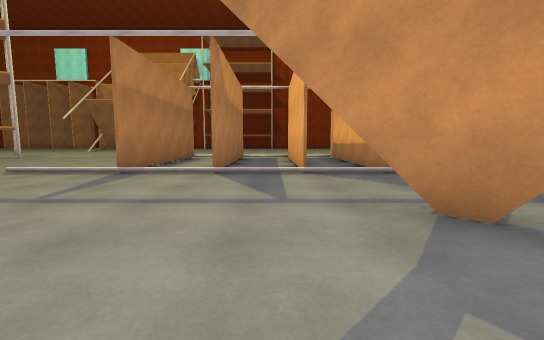
[1] (above)

24 first-person views from a walk through a Unity game level. The camera is 1.2 m above the floor, tilts 6° down and sees 90° across. The floor is counted in squares, 2 m on a side. Each view is taken from the middle of a square. On the plan, view 1 faces up. The plan holds only what a view shows up to about 9 squares ahead; the rest is blank. The place goes on beyond the plan.

[2]
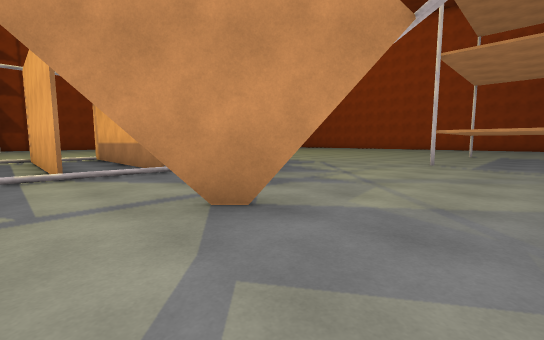

[3]
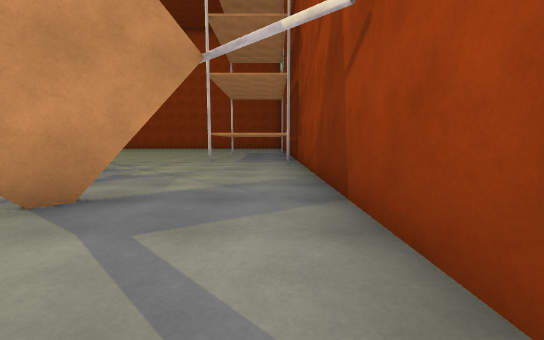

[4]
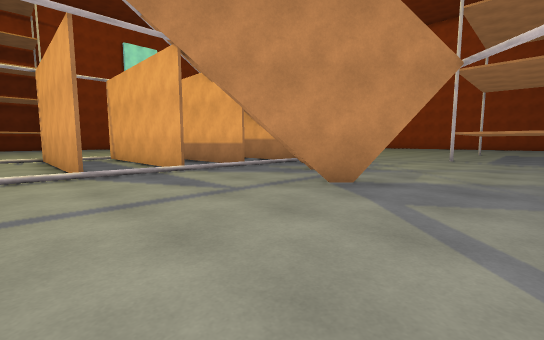

[5]
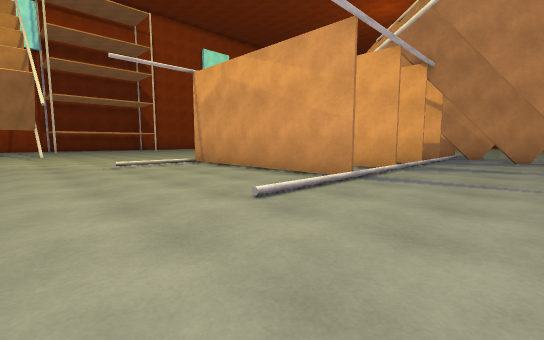

[6]
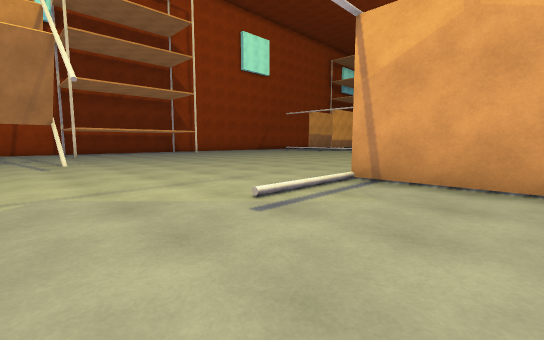

[7]
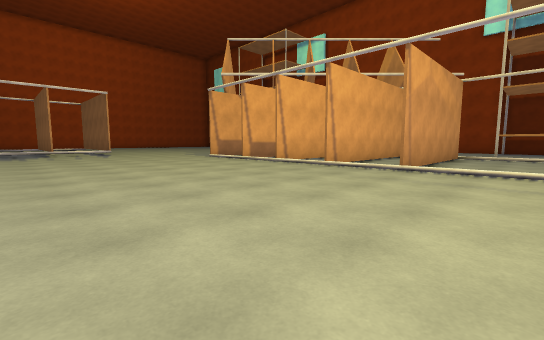

[8]
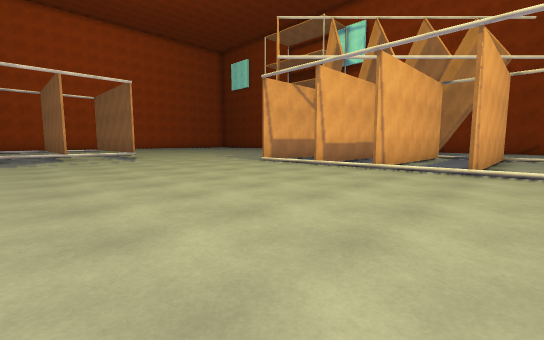

[9]
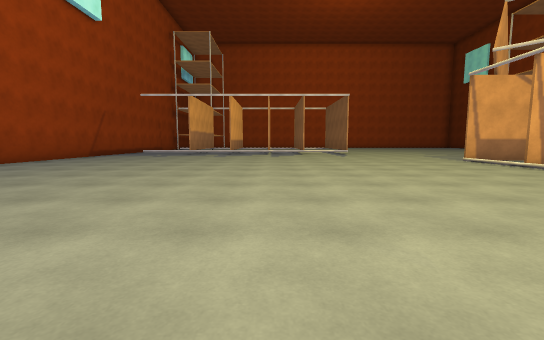

[10]
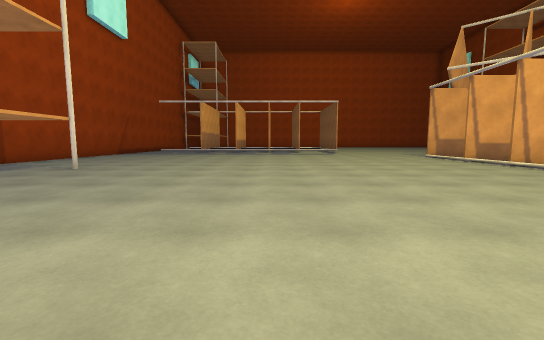

[11]
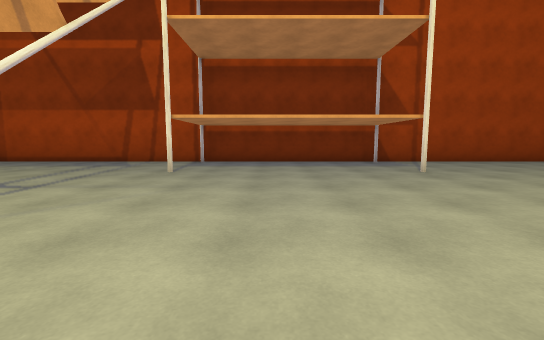

[12]
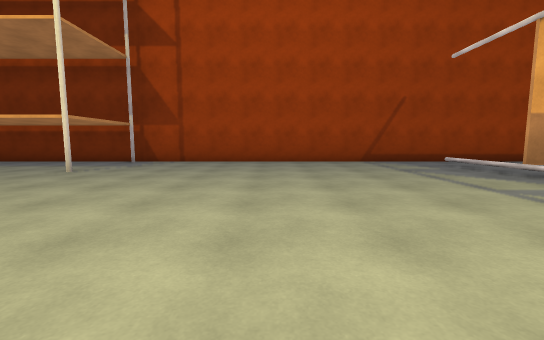

[13]
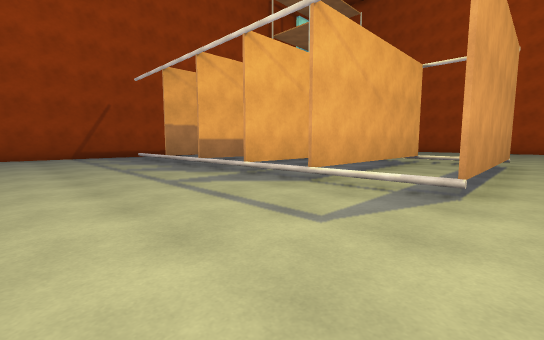

[14]
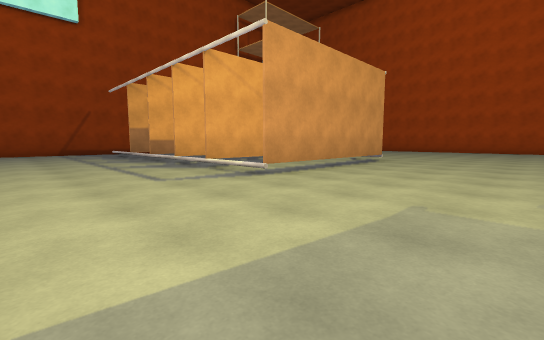

[15]
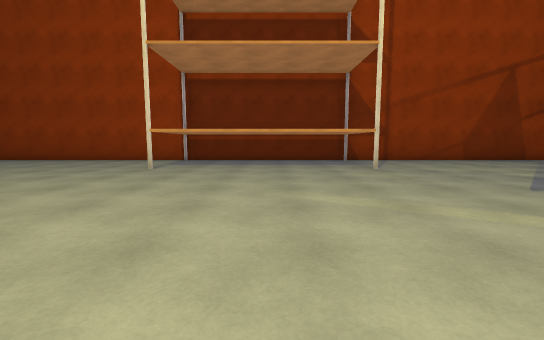

[16]
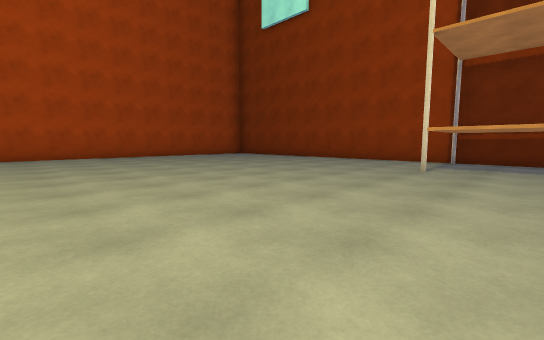

[17]
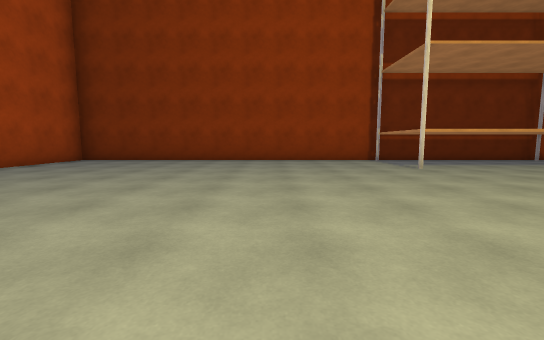

[18]
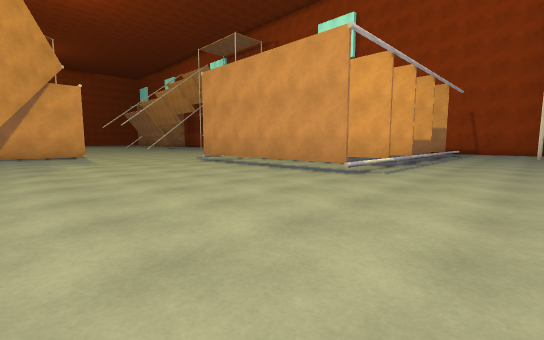

[19]
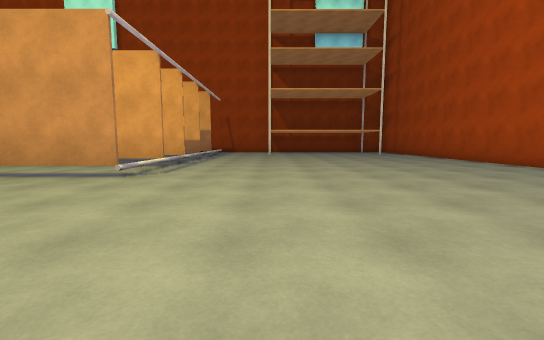

[20]
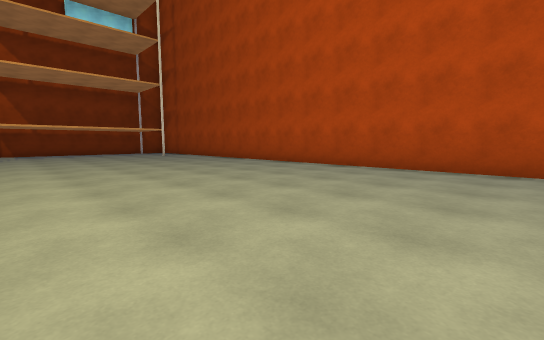

[21]
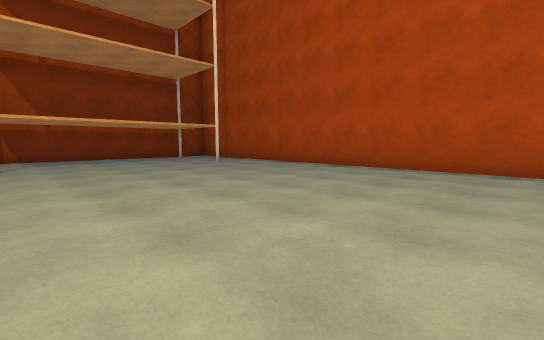

[22]
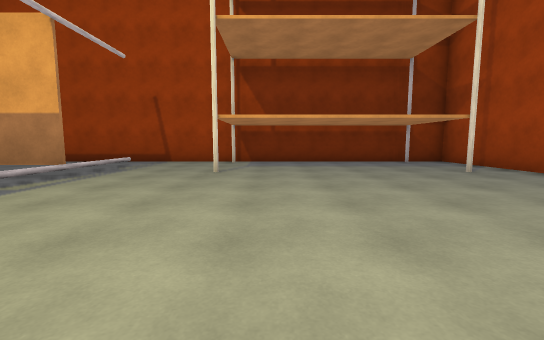

[23]
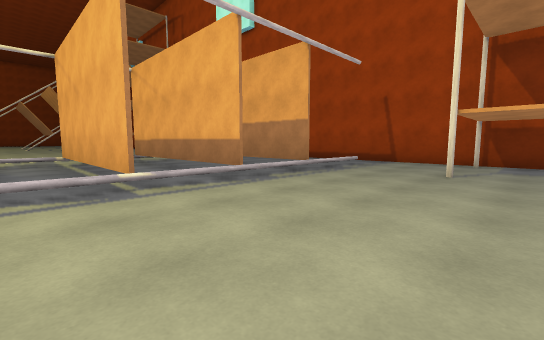

[24]
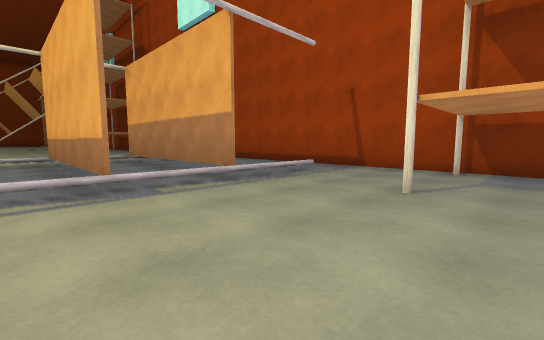

### Floor plan
Key: @ floor where view 1 was taken; # wall or solid block; . floor; / step, stairs or slope; ^ raised ledge; T thing the floor can be seen under or through.
Columns run from 8 left of view 1 to 23 right of it. Each row starts with its distance up from view 1.
 24 ################################
 23 ...#....#........... ...#....#.#
 22 .................... ..........#
 21 .................... ..........#
 20 ...#....#........#####..#....#.#
 19  ..............................#
 18  ................#####.........#
 17  .#............................#
 16  ................#####.........#
 15  ................#####.........#
 14  ..............................#
 13  ................TTTTT.........#
 12  ..............................#
 11  ..............................#
 10  ....#.#.##.#..................#
  9 .....#.#.## #..................#
  8 .....#.#.## #..................#
  7  ....#.#.## #   ...............#
  6  ....#.#.## #   .............. #
  5  ../////////# ...............
  4  ........./###...............
  3  ..........#..................
  2       ...TT.....^^^^^..........#
  1       ..........^   ^..........#
  0       ..@.......^   ^..........#
 -1         ########################

Positions as (right, up) in squares from view 1, and headings:
1: (0, 0), facing up
2: (0, 0), facing up-right
3: (-1, 0), facing right
4: (-2, 0), facing up-right
5: (-7, 3), facing up-right
6: (-7, 8), facing up-right
7: (-5, 16), facing down-right
8: (-2, 16), facing down-right
9: (-4, 16), facing right
10: (-6, 16), facing right
11: (-3, 15), facing up
12: (4, 15), facing up
13: (5, 12), facing up-right
14: (5, 9), facing up-right
15: (10, 8), facing down
16: (11, 8), facing down-right
17: (16, 8), facing down
18: (16, 8), facing up-left
19: (16, 8), facing up
20: (16, 9), facing up-right
21: (16, 13), facing up-right
22: (17, 15), facing up
23: (17, 15), facing up-left
24: (17, 17), facing up-left
